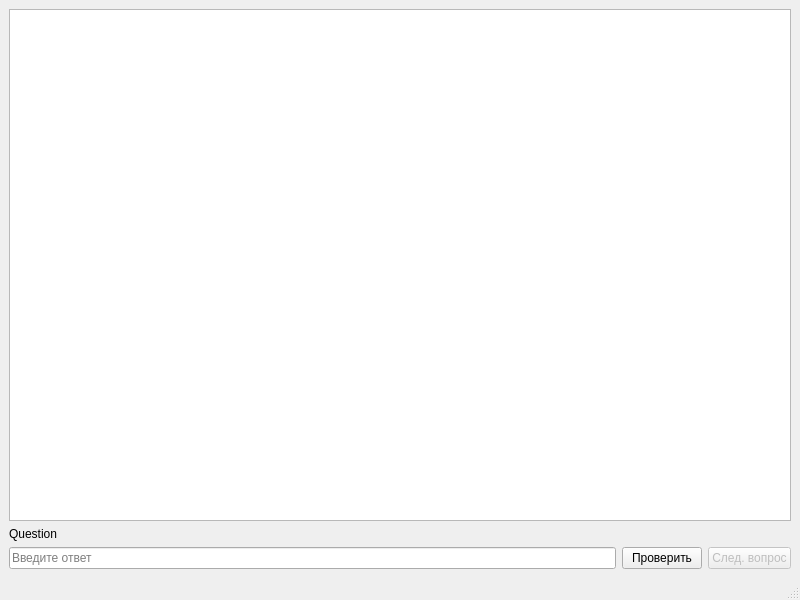
<?xml version="1.0" encoding="UTF-8"?>
<ui version="4.0">
 <class>CurrentControl</class>
 <widget class="QMainWindow" name="CurrentControl">
  <property name="geometry">
   <rect>
    <x>0</x>
    <y>0</y>
    <width>800</width>
    <height>600</height>
   </rect>
  </property>
  <property name="windowTitle">
   <string>CurrentControl</string>
  </property>
  <widget class="QWidget" name="centralwidget">
   <layout class="QVBoxLayout" name="verticalLayout">
    <item>
     <widget class="QGraphicsView" name="graphicsView"/>
    </item>
    <item>
     <widget class="QLabel" name="questionLabel">
      <property name="text">
       <string>Question</string>
      </property>
     </widget>
    </item>
    <item>
     <layout class="QHBoxLayout" name="horizontalLayout">
      <item>
       <widget class="QLineEdit" name="answer">
        <property name="dragEnabled">
         <bool>false</bool>
        </property>
        <property name="placeholderText">
         <string>Введите ответ</string>
        </property>
        <property name="clearButtonEnabled">
         <bool>true</bool>
        </property>
       </widget>
      </item>
      <item>
       <widget class="QPushButton" name="checkButton">
        <property name="enabled">
         <bool>true</bool>
        </property>
        <property name="text">
         <string>Проверить</string>
        </property>
        <property name="checkable">
         <bool>false</bool>
        </property>
        <property name="default">
         <bool>false</bool>
        </property>
       </widget>
      </item>
      <item>
       <widget class="QPushButton" name="nextQuestionBtn">
        <property name="enabled">
         <bool>false</bool>
        </property>
        <property name="text">
         <string>След. вопрос</string>
        </property>
        <property name="default">
         <bool>false</bool>
        </property>
        <property name="flat">
         <bool>false</bool>
        </property>
       </widget>
      </item>
     </layout>
    </item>
   </layout>
  </widget>
  <widget class="QMenuBar" name="menubar">
   <property name="geometry">
    <rect>
     <x>0</x>
     <y>0</y>
     <width>800</width>
     <height>22</height>
    </rect>
   </property>
  </widget>
  <widget class="QStatusBar" name="statusbar"/>
 </widget>
 <resources/>
 <connections/>
</ui>
